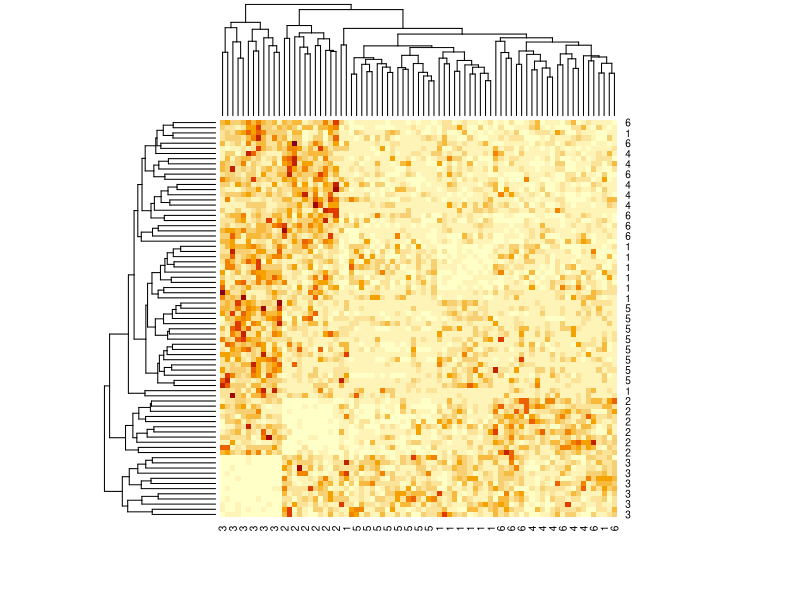

The R script that drew this image:
#N and number of clusters is determined independently for each plot (maybe a bad idea?)
#The minimum size for a cluster is now 10 people
#cluster number ranges from 2 to 10, sample size from 170-200

setwd("C:/Users/Aaron/Dropbox/EDA project")

set.seed(587320)
library(MASS)

###Initial Settings
nreps<-30 #number of plots
#how many clusters each rep has
clusters<-rep(3:8,length=nreps)[sample(nreps)]
N<-sample(50:80,nreps,replace=T) #Number in eachs sample

###To store data
samples<-list()
refmats<-list()
switchups<-list()



###Generate Data
for(i in 1:nreps) {
	print(i)
	ci<-clusters[i]
	
	##Generate proportions of people in each cluster so that no cluster has less than 10 people
	groupvec<-1:N[i]
	for(j in 1:(ci*10)){
		groupvec[j]<-ceiling((j)/10)
	}
	remaining<-(ci*10+1):N[i]
	nremaining<-length(remaining)
	groupvec[remaining]<-sample(1:ci,nremaining,replace=T,prob=runif(ci,0,1))
	switchup<-sample(N[i]) #add randomn shuffling!
	groupvec<-groupvec[switchup]

		
	##To store distances between people (initialize here)
	mati<-matrix(0,nrow=N[i],ncol=N[i]) #ensure diag is zero
	rownames(mati)<-groupvec
	colnames(mati)<-groupvec
	
	##Make mean dists for between each cluster
	##ensure dist(a,a)=0
	distmu<-diag(rep(0,times=ci))
	for(a in 1:ci){
		for(b in 1:ci){
			if(a!=b){
				distab<-runif(1,1.5,5) #have to be some distance apart
				distmu[a,b]<-distab
				distmu[b,a]<-distab
			}
		}
	}
	
	#now make full dist mat for people
	refmat<-mati
	for(a in 1:N[i]){
		for(b in 1:N[i]){
			if(a!=b){
				ca<-groupvec[a] #cluster a
				cb<-groupvec[b]
				distab<-rnorm(1,distmu[ca,cb],sd=1.5)
				mati[a,b]<-distab^2
				mati[b,a]<-distab^2
				refmat[a,b]<-distmu[ca,cb]
			}
		}
	}
	
	##image(mati)
	##heatmap(mati)
	refmats[[i]]<-refmat
	samples[[i]]<-mati
	switchups[[i]]<-switchup
}


getwd()
setwd("C:/Users/Aaron/Dropbox/EDA project")
save(list=c('clusters','nreps','refmats','samples','switchups'),file="data_for_clusts_network.RData")


heatmap(samples[[3]])


##Making Pairwise distances for network plots
# mat<-samples[[1]]
# tab<-matrix(NA, ncol=3,nrow=length(mat))
# row<-0
# for(i in 1:dim(mat)[1]){
	# for(j in 1:dim(mat)[2]){
		# row<-row+1
		# tab[row,1]<-i
		# tab[row,2]<-j
		# tab[row,3]<-mat[r,j]
	# }
# }
# write.table(tab,file="tabfornetworkplots.txt",row.names=F)


#############################################################
####Checking what some look like.

# png(file='HeatMapAnswers.png',width=1000,height=500)
	# par(mfcol=c(2,5))
	# for(i in 1:5){
		# if (i<=nreps){
			# image(samples[[i]], main=paste("Plot",i))
			# image(refmats[[i]], main=paste("True Distance",i))
		# }
	# }
# dev.off()

# pdf(file="Heatmaps.pdf",height=5,width=5)
	# for(i in 1:nreps){
		# heatmap(samples[[i]])
		# print(i)
	# }
# dev.off()